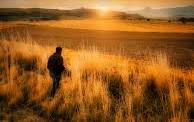
#> input picture opencvFirst/img/img1.png, 194 x 122 px
$ python _20_img_add_1.py
#> lines starting #> are read from the running program, lines starting #| are printed output that depends on the picture
# adding two images are similar to adding two matrices.
# if the two images are of different sizes, then the smaller image is padded with zeros.

#cv.add() function adds two arrays element-wise.

import cv2 as cv
import numpy as np

# Load two images
img1 = cv.imread('./img/img1.png')
#> img1 is the input picture: shape (122, 194, 3); mean B, G, R 33, 91.6, 149.8
img2 = cv.imread('./img/img2.png')
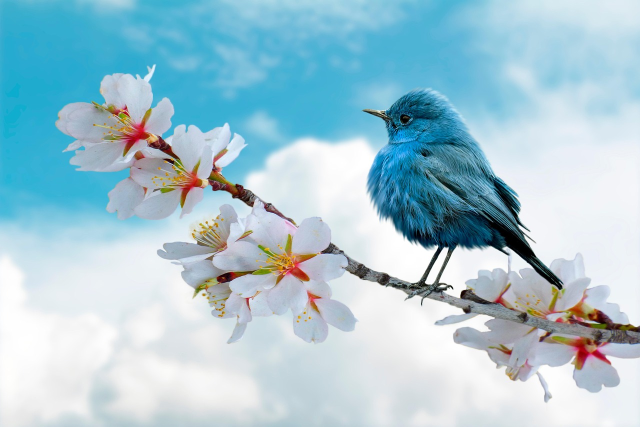
#> input picture opencvFirst/img/img2.png, 1280 x 853 px (shown at 1/2 size)
#> img2 is the input picture: shape (853, 1280, 3); mean B, G, R 211.7, 199.2, 165.5

# Check if images are loaded successfully
if img1 is None or img2 is None:
    print('Error: Image not loaded')
    exit()
# Resize images to the same size if they are no
if img1.shape != img2.shape:
    img2 = cv.resize(img2, (img1.shape[1], img1.shape[0]))
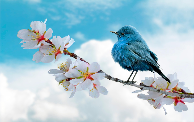
#> img2: shape (122, 194, 3); mean B, G, R 211.7, 199.1, 165.4
# Add the two images
added_image = cv.add(img1, img2)
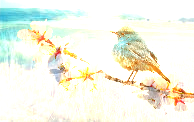
#> added_image: shape (122, 194, 3); mean B, G, R 231.2, 244.9, 243

# Display the original images and the added image
cv.imshow('Image 1', img1)
cv.imshow('Image 2', img2)
cv.imshow('Added Image', added_image)

# Wait for a key press and then destroy all windows
cv.waitKey(0)
cv.destroyAllWindows()

#python _20_img_add_1.py
